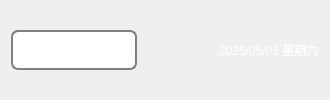
     <widget class="QWidget" name="widget01" native="true">
      <property name="whatsThis">
       <string>&lt;html&gt;&lt;head/&gt;&lt;body&gt;&lt;p&gt;输入城市&lt;/p&gt;&lt;/body&gt;&lt;/html&gt;</string>
      </property>
      <layout class="QHBoxLayout" name="horizontalLayout_9">
       <item>
        <layout class="QHBoxLayout" name="horizontalLayout_6"/>
       </item>
       <item>
        <layout class="QHBoxLayout" name="horizontalLayout_10">
         <item>
          <widget class="QLineEdit" name="lineEditCity">
           <property name="maximumSize">
            <size>
             <width>200</width>
             <height>40</height>
            </size>
           </property>
           <property name="toolTip">
            <string>&lt;html&gt;&lt;head/&gt;&lt;body&gt;&lt;p&gt;&lt;span style=&quot; color:#7a7a7a;&quot;&gt;输入城市&lt;/span&gt;&lt;/p&gt;&lt;/body&gt;&lt;/html&gt;</string>
           </property>
           <property name="whatsThis">
            <string>&lt;html&gt;&lt;head/&gt;&lt;body&gt;&lt;p&gt;输入城市&lt;/p&gt;&lt;/body&gt;&lt;/html&gt;</string>
           </property>
           <property name="styleSheet">
            <string notr="true">QLineEdit {
     border: 2px solid grey;
     border-radius: 7px;
     padding: 0 8px;
     background: white;
     selection-background-color: white
;
 }</string>
           </property>
          </widget>
         </item>
         <item>
          <widget class="QPushButton" name="pushButton">
           <property name="minimumSize">
            <size>
             <width>30</width>
             <height>30</height>
            </size>
           </property>
           <property name="maximumSize">
            <size>
             <width>30</width>
             <height>30</height>
            </size>
           </property>
           <property name="styleSheet">
            <string notr="true">image: url(:/res/serach1.png);
background-color:rbg(208，107，39);
border-radius:20px;
</string>
           </property>
           <property name="text">
            <string/>
           </property>
          </widget>
         </item>
        </layout>
       </item>
       <item>
        <spacer name="horizontalSpacer_2">
         <property name="orientation">
          <enum>Qt::Horizontal</enum>
         </property>
         <property name="sizeHint" stdset="0">
          <size>
           <width>40</width>
           <height>20</height>
          </size>
         </property>
        </spacer>
       </item>
       <item>
        <widget class="QLabel" name="labelCurrentDate">
         <property name="minimumSize">
          <size>
           <width>0</width>
           <height>0</height>
          </size>
         </property>
         <property name="styleSheet">
          <string notr="true">color: rgb(255, 255, 255);</string>
         </property>
         <property name="text">
          <string>2025/05/01 星期六</string>
         </property>
        </widget>
       </item>
      </layout>
     </widget>
